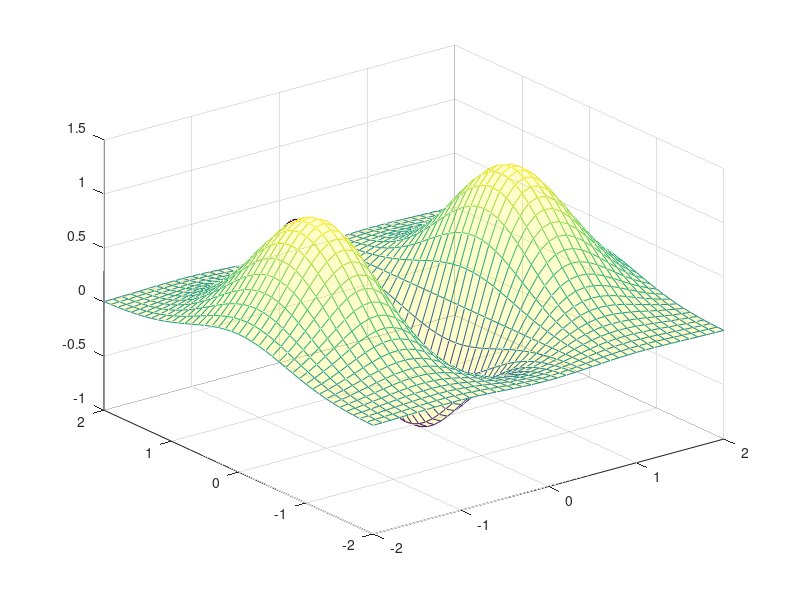

Write MATLAB code to recreate this figure.
close all;
%Creating mesh from given range
[X1,X2] = meshgrid(-2:0.1:2,-2:0.1:2);
%Calculation function values
f = (4*X1.^2-1).*exp(-X1.^2-X2.^2);
%Plotting mesh with transparency of alpha =0.2 and with yellow color code=[1 1 0]
mesh(X1,X2,f, 'FaceAlpha', 0.2, 'FaceColor', [1 1 0]);
hold on;
%
%I pick (-1, 0.5)
p1 = -1;
p2 = 0.5;
%Creating mesh points with a adaptive range
[ax1,ax2] = meshgrid(p1-0.2:0.01:p1+0.2,p2-0.2:0.01:p2+0.2);
%Value of the function at p1,p2
foo = (4*p1^2-1)*exp(-p1.^2-p2.^2);
%Gradient at p1,p2
gradf = [(10-8*p1^2)*p1*exp(-p1^2-p2^2);-2*p2*(4*p1^2-1)*exp(-p1^2-p2^2)];
%Hessian at p1,p2
H = [ (10-44*p1^2+16*p1^4)*exp(- p1^2 - p2^2), -2*p1*p2*(10 - 8*p1^2)*exp(- p1^2 - p2^2); -2*p1*p2*(10 - 8*p1^2)*exp(- p1^2 - p2^2), (4*p2^2-2)*(4*p1^2-1)*exp(- p1^2 - p2^2)];
%Quadratic approximation values
fq2 = foo + gradf(1)*(ax1-p1) + gradf(2)*(ax2-p2) +1/2* ( H(1,1)*(ax1-p1).^2 + 2*H(1,2) *(ax1-p1).*(ax2-p2) + H(2,2)*(ax2-p2).^2);
%Plotting approximation
surf(ax1,ax2,fq2,'FaceColor', [1 0 0])
hold on;
%Indication p1,p2 point
plot3(p1,p2,foo,'o','markerfacecolor','green','markersize',10);